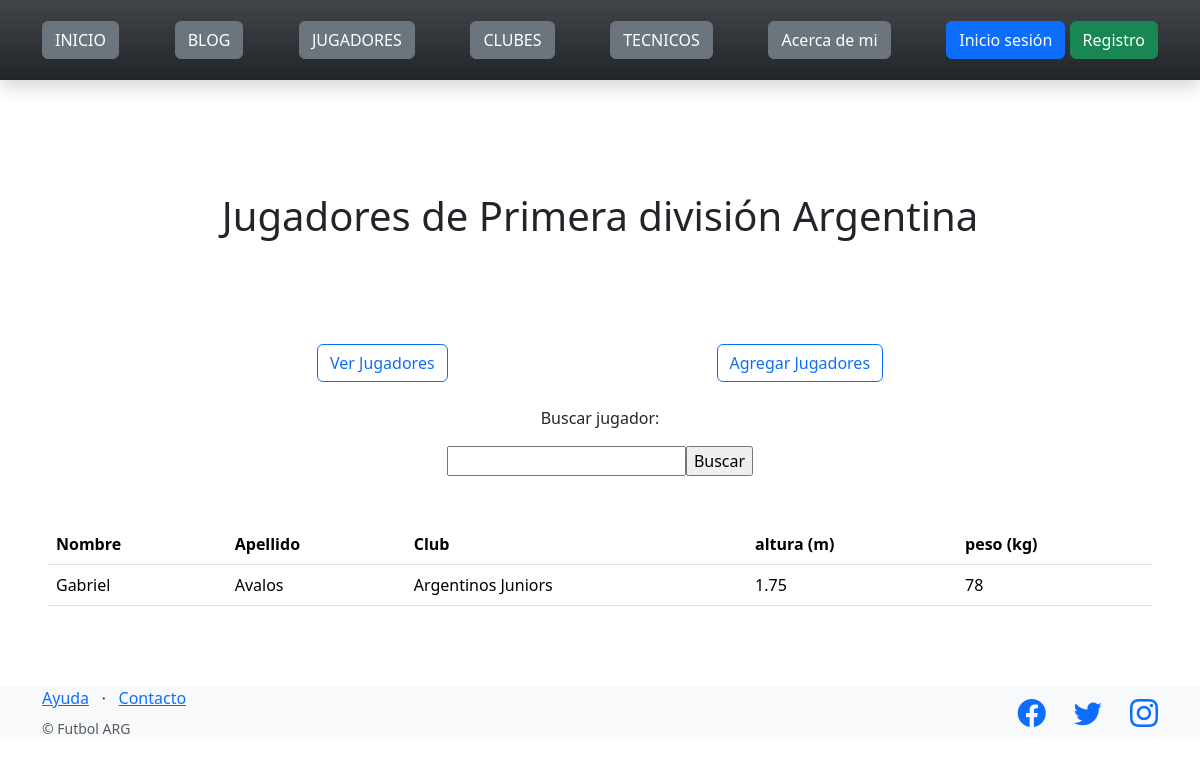
/futbol/jugadores/, run on an earlier commit of the app's database.
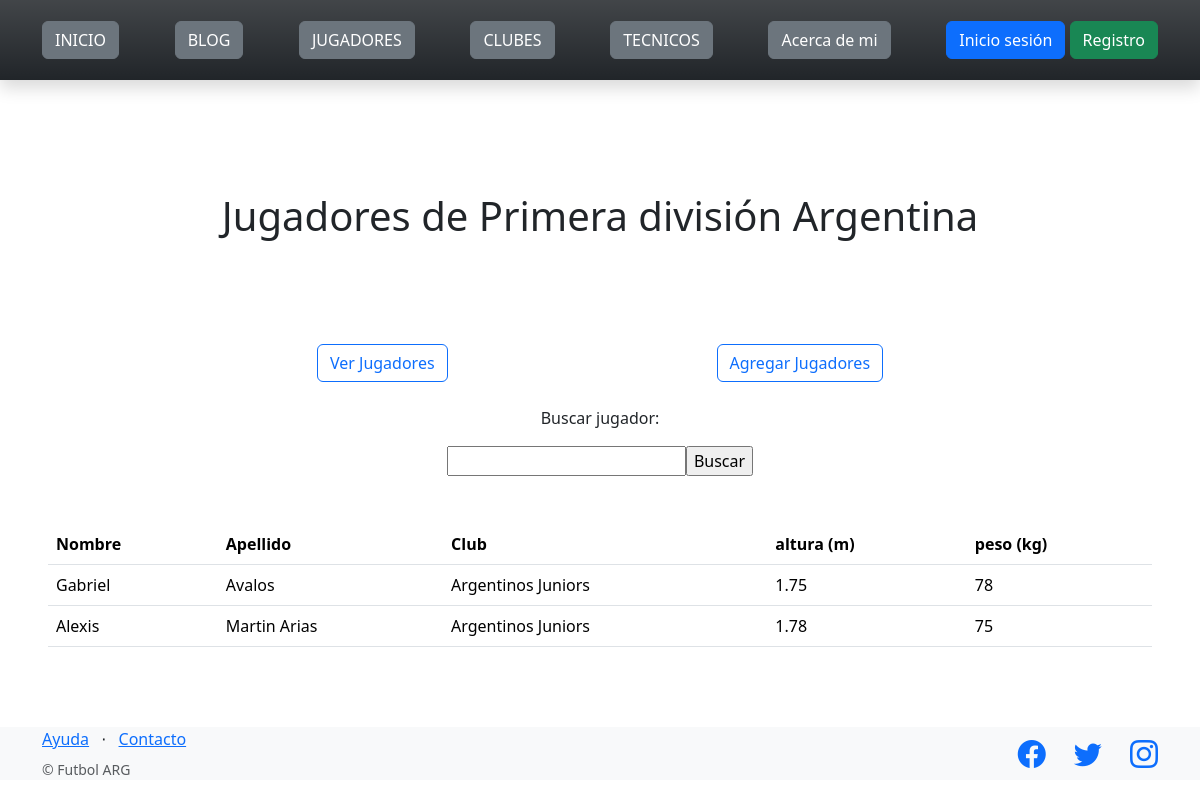
And on a later commit of the database.
### control_futbol/models.py (models this page shows)
class Jugador(models.Model):
    nombre = models.CharField(max_length=64)
    apellido = models.CharField(max_length=256)
    club = models.CharField(max_length=256)
    altura = models.CharField(max_length=64)
    peso = models.IntegerField()

### control_futbol/views.py (the view)
# urls.py: path("jugadores/", listar_jugadores, name="lista_jugadores"),
def listar_jugadores(request):
    contexto = {
        "jugadores": Jugador.objects.all(),
    }
    http_response = render(
        request = request,
        template_name = 'control_futbol/lista_jugadores.html',
        context=contexto,
    )
    return http_response

### control_futbol/templates/control_futbol/lista_jugadores.html (shortened to what this page needs)
{% extends "base.html" %}
{% block contenido %}
<h1 class="d-flex justify-content-center">Jugadores de Primera división Argentina</h1>
<br><br><br><br>
<section class="d-flex justify-content-evenly">
    <a href="{% url 'lista_jugadores' %}"><button type="button" class="btn btn-outline-primary">Ver Jugadores</button></a>
    <a href="{% url 'agregar_jugadores' %}"><button type="button" class="btn btn-outline-primary">Agregar Jugadores</button></a>
</section>
<br>
<p class="d-flex justify-content-center">Buscar jugador:</p>
<form class="d-flex justify-content-center" action="{% url 'buscar_jugadores' %}" method="post">
    <input type="text" name="busqueda">
    <input type="submit" value="Buscar">
</form>
<br><br>
<table class="table">
    <tbody>
        <tr>
            <th>Nombre</th>
            <th>Apellido</th>
            <th>Club</th>
            <th>altura (m)</th>
            <th>peso (kg)</th>
        </tr>
        {% for Jugador in jugadores %}
        <tr>
            <td>{{ Jugador.nombre }}</td>
            <td>{{ Jugador.apellido }}</td>
            <td>{{ Jugador.club }}</td>
            <td>{{ Jugador.altura }}</td>
            <td>{{ Jugador.peso }}</td>
        </tr>
        {% endfor %}
    </tbody>
</table>
{% endblock contenido %}

What changed in the data, as far as the page shows it:
added Jugador: nombre "Alexis", apellido "Martin Arias", club "Argentinos Juniors", altura "1.78", peso "75"
